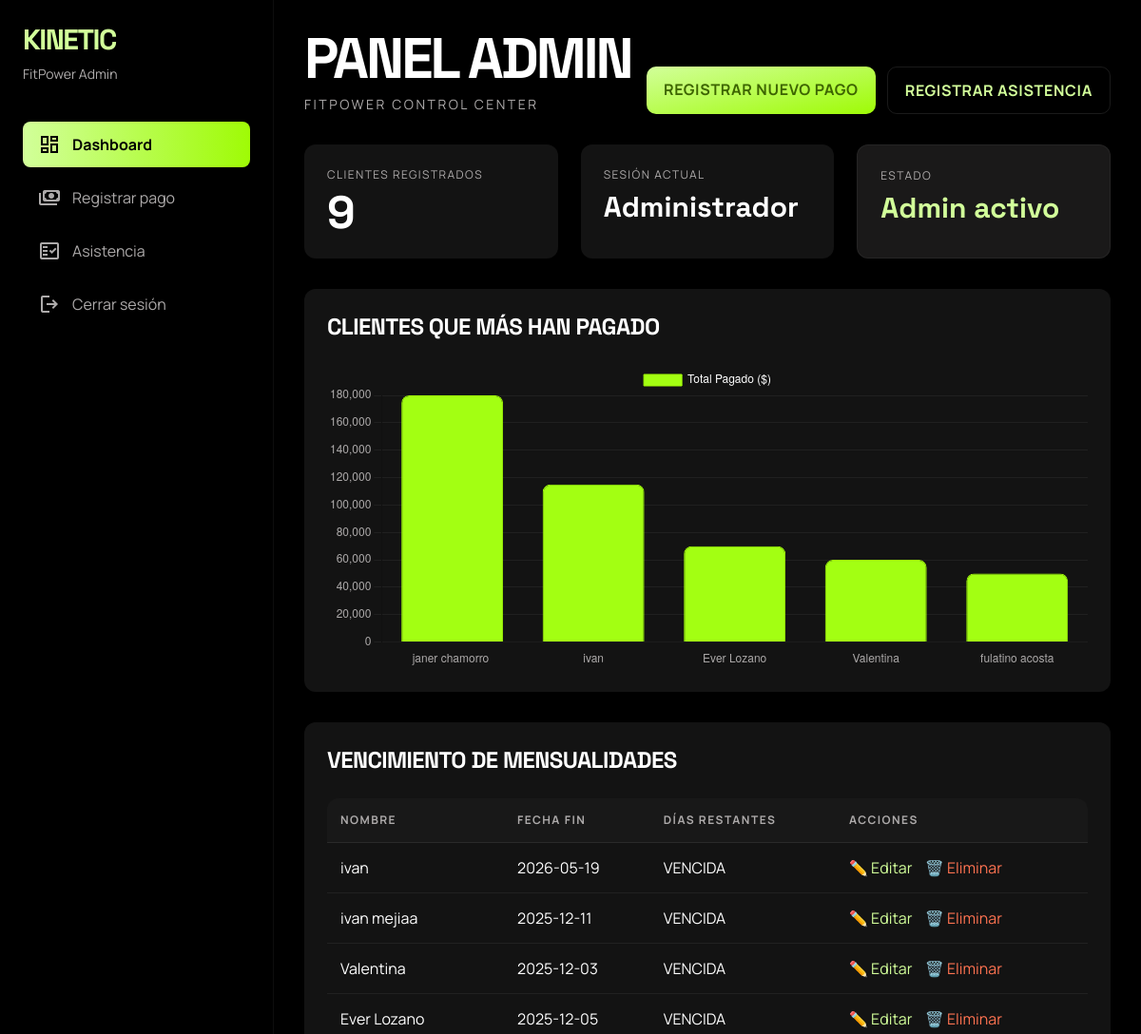
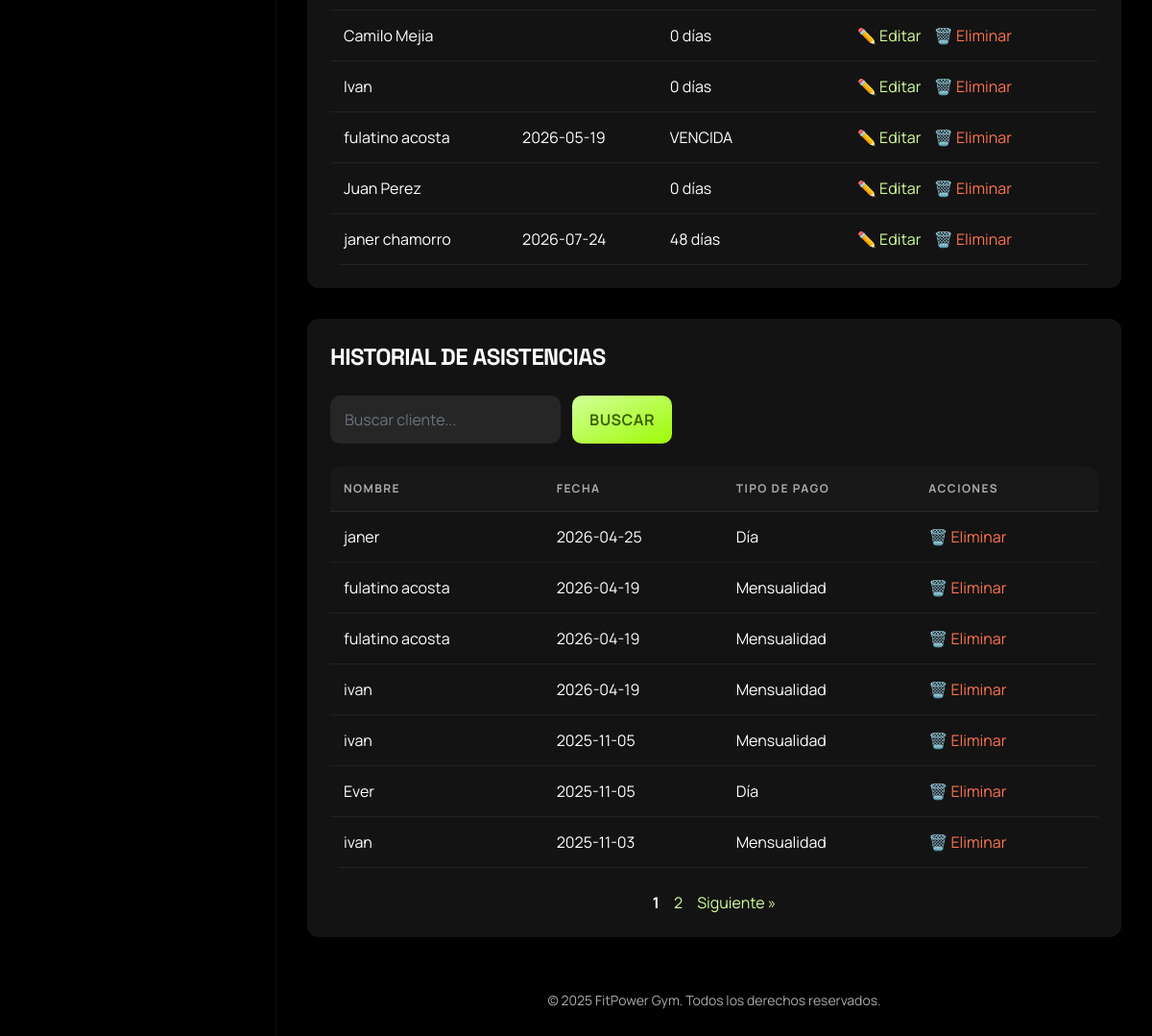
Screenshot of /admin.php (signed in) with the database file from the repository (2 pictures, top to bottom).
### tables this page shows
CREATE TABLE `usuarios` (
  `id` int(11) NOT NULL,
  `nombre` varchar(100) NOT NULL,
  `usuario` varchar(50) NOT NULL,
  `password` varchar(255) NOT NULL,
  `correo` varchar(100) DEFAULT NULL,
  `token` text DEFAULT NULL,
  `objetivo` varchar(100) DEFAULT NULL,
  `peso` float DEFAULT NULL,
  `banca` int(11) DEFAULT NULL,
  `sentadilla` int(11) DEFAULT NULL,
  `peso_muerto` int(11) DEFAULT NULL,
  `fecha_fin_mensualidad` date DEFAULT NULL,
  `rol` varchar(20) DEFAULT 'cliente'
);

CREATE TABLE `asistencias` (
  `id` int(11) NOT NULL,
  `usuario_id` int(11) DEFAULT NULL,
  `fecha` date NOT NULL DEFAULT curdate(),
  `tipo_pago` enum('Día','Mensualidad') NOT NULL,
  `nombre_dia` varchar(100) DEFAULT NULL
);

### admin.php (the view, shortened to what this page needs)
<?php
include 'conexion.php';
$sqlUsuarios = "SELECT COUNT(*) AS total FROM usuarios WHERE rol != 'admin'";
$resultUsuarios = $conn->query($sqlUsuarios);
$totalUsuarios = $resultUsuarios->fetch_assoc()['total'];
$sqlFechas = "SELECT id, nombre, fecha_fin_mensualidad FROM usuarios WHERE rol != 'admin'";
$resultFechas = $conn->query($sqlFechas);
$sqlTopPagadores = "
    SELECT u.nombre, SUM(p.monto) AS total_pagado
    FROM pagos p
    INNER JOIN usuarios u ON u.id = p.usuario_id
    GROUP BY p.usuario_id
    ORDER BY total_pagado DESC
    LIMIT 5
";
$topPagadores = $conn->query($sqlTopPagadores);
?>
<!DOCTYPE html>
<html lang="es" class="dark">
<head>
    <script src="https://cdn.tailwindcss.com?plugins=forms,container-queries"></script>
</head>
<body class="bg-surface-container-lowest text-on-surface font-body antialiased">
    <div class="min-h-screen flex">
        <aside class="hidden md:flex w-72 bg-black border-r border-white/5 flex-col p-6">
            <div class="mb-10">
                <h2 class="font-headline text-3xl font-black tracking-tighter text-primary uppercase">Kinetic</h2>
                <p class="text-on-surface-variant text-sm mt-2">FitPower Admin</p>
            </div>
            <nav class="space-y-2">
                <a href="home_cliente.php" class="flex items-center gap-3 px-4 py-3 rounded-lg bg-gradient-to-r from-primary to-primary-container text-black font-bold">
                    <span class="material-symbols-outlined">dashboard</span>
                    Dashboard
                </a>
                <a href="registrar_pago.php" class="flex items-center gap-3 px-4 py-3 rounded-lg text-on-surface-variant hover:bg-white/5 hover:text-white transition">
                    <span class="material-symbols-outlined">payments</span>
                    Registrar pago
                </a>
                <a href="registrar_asistencia.php" class="flex items-center gap-3 px-4 py-3 rounded-lg text-on-surface-variant hover:bg-white/5 hover:text-white transition">
                    <span class="material-symbols-outlined">fact_check</span>
                    Asistencia
                </a>
                <a href="logout.php" class="flex items-center gap-3 px-4 py-3 rounded-lg text-on-surface-variant hover:bg-white/5 hover:text-white transition">
                    <span class="material-symbols-outlined">logout</span>
                    Cerrar sesión
                </a>
            </nav>
        </aside>
        <main class="flex-1 p-4 md:p-8">
            <div class="max-w-7xl mx-auto space-y-8">
                <header class="flex flex-col md:flex-row md:items-end md:justify-between gap-4">
                    <div>
                        <h1 class="font-headline text-4xl md:text-6xl font-extrabold tracking-tighter uppercase">Panel Admin</h1>
                        <p class="text-on-surface-variant uppercase tracking-[0.18em] text-xs md:text-sm mt-2">FitPower Control Center</p>
                    </div>
                    <div class="flex flex-wrap gap-3">
                        <a href="registrar_pago.php" class="btn-k bg-gradient-to-br from-primary to-primary-container text-on-primary">Registrar nuevo pago</a>
                        <a href="registrar_asistencia.php" class="btn-k border border-white/10 text-primary hover:bg-white/5">Registrar asistencia</a>
                    </div>
                </header>
                <section class="grid grid-cols-1 md:grid-cols-3 gap-6">
                    <div class="bg-surface-container-low rounded-xl p-6">
                        <p class="text-on-surface-variant text-xs uppercase tracking-[0.12em]">Clientes registrados</p>
                        <h2 class="font-headline text-5xl font-bold mt-2"><?php echo $totalUsuarios; ?></h2>
                    </div>
                    <div class="bg-surface-container-low rounded-xl p-6">
                        <p class="text-on-surface-variant text-xs uppercase tracking-[0.12em]">Sesión actual</p>
                        <h2 class="font-headline text-3xl font-bold mt-2"><?php echo $_SESSION['nombre']; ?></h2>
                    </div>
                    <div class="bg-surface-container rounded-xl p-6 border border-white/5">
                        <p class="text-on-surface-variant text-xs uppercase tracking-[0.12em]">Estado</p>
                        <h2 class="font-headline text-3xl font-bold mt-2 text-primary">Admin activo</h2>
                    </div>
                </section>
                <section class="bg-surface-container-low rounded-xl p-6">
                    <h2 class="font-headline text-2xl font-bold uppercase tracking-tight mb-6">Clientes que más han pagado</h2>
                    <div class="relative h-[320px]">
                        <canvas id="graficaPagos"></canvas>
                    </div>
                </section>
                <section class="bg-surface-container-low rounded-xl p-6">
                    <h2 class="font-headline text-2xl font-bold uppercase tracking-tight mb-6">Vencimiento de mensualidades</h2>
                    <div class="overflow-x-auto">
                        <table class="table-dark">
                            <tr>
                                <th>Nombre</th>
                                <th>Fecha fin</th>
                                <th>Días restantes</th>
                                <th>Acciones</th>
                            </tr>
                            <?php
                            $hoy = new DateTime();
                            while ($fila = $resultFechas->fetch_assoc()) {
                                $fin = new DateTime($fila['fecha_fin_mensualidad']);
                                $restante = $hoy->diff($fin)->format('%r%a');
                                $diasTexto = $restante >= 0 ? "$restante días" : "VENCIDA";
                                echo "<tr>
                                        <td>{$fila['nombre']}</td>
                                        <td>{$fila['fecha_fin_mensualidad']}</td>
                                        <td>$diasTexto</td>
                                        <td>
                                            <a class='link-action' href='editar_usuario.php?id={$fila['id']}' style='color:#d2ff9a;'>✏️ Editar</a>
                                            <a class='link-action' href='eliminar_usuario.php?id={$fila['id']}' style='color:#ff7351;' onclick='return confirm(\"¿Estás seguro de eliminar a este cliente?\")'>🗑️ Eliminar</a>
                                        </td>
                                      </tr>";
                            }
                            ?>
                        </table>
                    </div>
                </section>
                <section class="bg-surface-container-low rounded-xl p-6">
                    <h2 class="font-headline text-2xl font-bold uppercase tracking-tight mb-6">Historial de Asistencias</h2>
                    <form method="GET" class="mb-6 flex flex-wrap gap-3" style="color: black">
                        <input style="color:black"
                            class="search-input"
                            type="text"
                            name="buscar"
                            placeholder="Buscar cliente..."
                            value="<?php echo isset($_GET['buscar']) ? htmlspecialchars($_GET['buscar']) : ''; ?>"
                        >
                        <button type="submit" class="btn-k bg-gradient-to-br from-primary to-primary-container text-on-primary">Buscar</button>
                    </form>
                    <?php
                    $limite = 7;
                    $pagina = isset($_GET['pagina']) ? (int)$_GET['pagina'] : 1;
                    $inicio = ($pagina - 1) * $limite;
                    $buscar = isset($_GET['buscar']) ? $conn->real_escape_string($_GET['buscar']) : "";
                    $sqlTotal = "
                        SELECT COUNT(*) AS total
                        FROM asistencias a
                        LEFT JOIN usuarios u ON u.id = a.usuario_id
                        WHERE COALESCE(u.nombre, a.nombre_dia) LIKE '%$buscar%'
                    ";
                    $resTotal = $conn->query($sqlTotal);
                    $totalFilas = $resTotal->fetch_assoc()['total'];
                    $totalPaginas = ceil($totalFilas / $limite);
                    $sqlAsistencias = "
                        SELECT a.id, a.fecha, a.tipo_pago, COALESCE(u.nombre, a.nombre_dia) AS nombre
                        FROM asistencias a
                        LEFT JOIN usuarios u ON u.id = a.usuario_id
                        WHERE COALESCE(u.nombre, a.nombre_dia) LIKE '%$buscar%'
                        ORDER BY a.fecha DESC
                        LIMIT $inicio, $limite
                    ";
                    $resAsistencias = $conn->query($sqlAsistencias);
                    ?>
                    <div class="overflow-x-auto">
                        <table class="table-dark">
                            <tr>
                                <th>Nombre</th>
                                <th>Fecha</th>
                                <th>Tipo de Pago</th>
                                <th>Acciones</th>
                            </tr>
                            <?php while ($row = $resAsistencias->fetch_assoc()) { ?>
                                <tr>
                                    <td><?= $row['nombre'] ?></td>
                                    <td><?= $row['fecha'] ?></td>
                                    <td><?= $row['tipo_pago'] ?></td>
                                    <td>
                                        <a class="link-action" href="eliminar_asistencia.php?id=<?= $row['id'] ?>" style="color:#ff7351;" onclick="return confirm('¿Estás seguro de eliminar esta asistencia?')">🗑️ Eliminar</a>
                                    </td>
                                </tr>
                            <?php } ?>
                        </table>
                    </div>
                    <div class="pagination text-center mt-6">
                        <?php for ($i = 1; $i <= $totalPaginas; $i++): ?>
                            <?php if ($i == $pagina): ?>
                                <strong><?= $i ?></strong>
                            <?php else: ?>
                                <a href="?pagina=<?= $i ?>&buscar=<?= $buscar ?>"><?= $i ?></a>
                            <?php endif; ?>
                        <?php endfor; ?>
                        <?php if ($pagina < $totalPaginas): ?>
                            <a href="?pagina=<?= $pagina + 1 ?>&buscar=<?= $buscar ?>">Siguiente &raquo;</a>
                        <?php endif; ?>
                    </div>
                </section>
                <footer class="text-center text-on-surface-variant text-sm py-6">
                    <p>&copy; 2025 FitPower Gym. Todos los derechos reservados.</p>
                </footer>
            </div>
        </main>
    </div>
    <script>
        const ctx = document.getElementById('graficaPagos').getContext('2d');
        const chart = new Chart(ctx, {
            type: 'bar',
            data: {
                labels: [<?php
                    $labels = [];
                    $topPagadores->data_seek(0);
                    while($row = $topPagadores->fetch_assoc()) {
                        $labels[] = '"' . $row['nombre'] . '"';
                    }
                    echo implode(',', $labels);
                ?>],
                datasets: [{
                    label: 'Total Pagado ($)',
                    data: [<?php
                        $topPagadores->data_seek(0);
                        $datos = [];
                        while($row = $topPagadores->fetch_assoc()) {
                            $datos[] = $row['total_pagado'];
                        }
                        echo implode(',', $datos);
                    ?>],
                    backgroundColor: '#A3FF12',
                    borderColor: '#9ffb06',
                    borderWidth: 1,
                    borderRadius: 8
                }]
            },
            options: {
                responsive: true,
                maintainAspectRatio: false,
                scales: {
                    y: {
                        beginAtZero: true,
                        ticks: { color: '#adaaaa' },
                        grid: { color: 'rgba(255,255,255,0.06)' }
                    },
                    x: {
                        ticks: { color: '#adaaaa' },
                        grid: { display: false }
                    }
                },
                plugins: {
                    legend: {
                        labels: {
                            color: '#ffffff'
                        }
                    }
                }
            }
        });
    </script>
</body>
</html>

### admin.php (style rules this page uses)
body { min-height: 100vh; }
.material-symbols-outlined { font-variation-settings: 'FILL' 0, 'wght' 400, 'GRAD' 0, 'opsz' 24; }
.table-dark { width: 100%; border-collapse: collapse; overflow: hidden; border-radius: 12px; }
.table-dark th { background: #181818; color: #adaaaa; font-size: 12px; text-transform: uppercase; letter-spacing: .12em; padding: 14px; text-align: left; border-bottom: 1px solid rgba(255,255,255,0.08); }
.table-dark td { padding: 14px; border-bottom: 1px solid rgba(255,255,255,0.06); color: white; }
.link-action { text-decoration: none; margin-right: 10px; }
.pagination a, .pagination strong { display: inline-block; margin: 0 6px; color: #d2ff9a; text-decoration: none; }
.pagination strong { color: white; }
.search-input { background: #262626; color: white; border: 1px solid transparent; border-radius: 10px; padding: 12px 14px; outline: none; width: 240px; }
.btn-k { display: inline-block; padding: 12px 18px; border-radius: 10px; font-weight: 700; text-transform: uppercase; letter-spacing: .04em; text-decoration: none; transition: .2s ease; }

### rows the page displays
usuarios: nombre "ivan", fecha_fin_mensualidad "2026-05-19"
usuarios: nombre "ivan mejiaa", fecha_fin_mensualidad "2025-12-11"
usuarios: nombre "Valentina", fecha_fin_mensualidad "2025-12-03"
usuarios: nombre "Ever Lozano", fecha_fin_mensualidad "2025-12-05"
usuarios: nombre "Camilo Mejia"
usuarios: nombre "Ivan"
usuarios: nombre "fulatino acosta", fecha_fin_mensualidad "2026-05-19"
usuarios: nombre "Juan Perez"
usuarios: nombre "janer chamorro", fecha_fin_mensualidad "2026-07-24"
asistencias: nombre "janer", fecha "2026-04-25", tipo_pago "Día"
asistencias: nombre "fulatino acosta", fecha "2026-04-19", tipo_pago "Mensualidad"
asistencias: nombre "fulatino acosta", fecha "2026-04-19", tipo_pago "Mensualidad"
asistencias: nombre "ivan", fecha "2026-04-19", tipo_pago "Mensualidad"
asistencias: nombre "ivan", fecha "2025-11-05", tipo_pago "Mensualidad"
asistencias: nombre "Ever", fecha "2025-11-05", tipo_pago "Día"
asistencias: nombre "ivan", fecha "2025-11-03", tipo_pago "Mensualidad"

### other values shown
$totalUsuarios "9"
$_SESSION['nombre'] "Administrador"
chart data {{ implode(',', $datos) }} 180000.00,115000.00,70000.00,60000.00,50000.00
